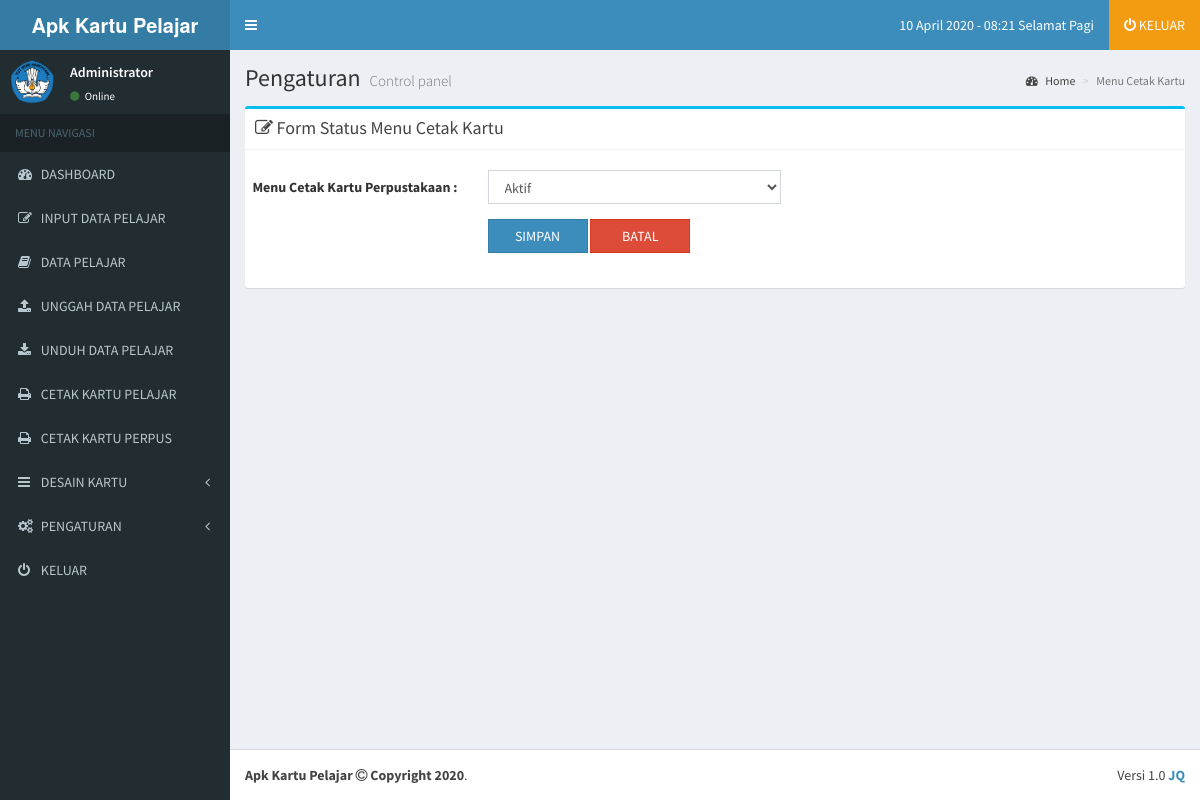
The app's page /administrator/blok_menu2.php (signed in) with its own data.
### tables this page shows
CREATE TABLE IF NOT EXISTS `identitas` (
`id` int(11) NOT NULL,
  `gambar` varchar(225) NOT NULL,
  `title` varchar(225) NOT NULL,
  `sekolah` varchar(225) NOT NULL,
  `kepsek` varchar(225) NOT NULL,
  `nip` varchar(225) NOT NULL,
  `jln` varchar(225) NOT NULL,
  `kel` varchar(225) NOT NULL,
  `kec` varchar(225) NOT NULL,
  `kab` varchar(225) NOT NULL,
  `prov` varchar(225) NOT NULL,
  `pos` varchar(225) NOT NULL,
  `telp` varchar(225) NOT NULL,
  `hp` varchar(225) NOT NULL,
  `email` varchar(225) NOT NULL,
  `web` varchar(225) NOT NULL
);

CREATE TABLE IF NOT EXISTS `users` (
  `username` varchar(50) NOT NULL,
  `password` varchar(255) NOT NULL,
  `nis` varchar(100) NOT NULL,
  `nisn` varchar(225) NOT NULL,
  `nama_lengkap` varchar(100) NOT NULL,
  `tmp_lhr` varchar(100) NOT NULL,
  `tgl_lhr` varchar(100) NOT NULL,
  `jk` varchar(100) NOT NULL,
  `email` varchar(100) NOT NULL,
  `alamat` varchar(225) NOT NULL,
  `no_telp` varchar(20) NOT NULL,
  `gambar` varchar(100) NOT NULL,
  `level` varchar(20) NOT NULL DEFAULT 'user',
  `blokir` enum('Y','N') NOT NULL DEFAULT 'N',
  `id_session` varchar(255) NOT NULL
);

CREATE TABLE IF NOT EXISTS `menu` (
`id` int(11) NOT NULL,
  `link` varchar(225) NOT NULL
);

### administrator/blok_menu2.php (the view, shortened to what this page needs)
<?php
  include '../config/koneksi.php';
?>
<!DOCTYPE html>
<html>
<head>
  <?php $r=mysqli_fetch_array(mysqli_query($koneksi, "SELECT * FROM identitas WHERE id = '1'")); ?>
  <link rel="stylesheet" href="../bootstrap/css/bootstrap.min.css">
  <link rel="stylesheet" href="https://cdnjs.cloudflare.com/ajax/libs/font-awesome/4.5.0/css/font-awesome.min.css">
  <link rel="stylesheet" href="https://cdnjs.cloudflare.com/ajax/libs/ionicons/2.0.1/css/ionicons.min.css">
  <link rel="stylesheet" href="../dist/css/AdminLTE.min.css">
  <link rel="stylesheet" href="../dist/css/skins/_all-skins.min.css">
  <link rel="stylesheet" href="../plugins/iCheck/flat/blue.css">
  <link rel="stylesheet" href="../plugins/morris/morris.css">
  <link rel="stylesheet" href="../plugins/jvectormap/jquery-jvectormap-1.2.2.css">
  <link rel="stylesheet" href="../plugins/datepicker/datepicker3.css">
  <link rel="stylesheet" href="../plugins/daterangepicker/daterangepicker.css">
  <link rel="stylesheet" href="../plugins/bootstrap-wysihtml5/bootstrap3-wysihtml5.min.css">
</head>
<body class="hold-transition skin-blue layout-boxed sidebar-mini" data-spy="scroll" data-target="#scrollspy">
<div class="wrapper">
  <?php include "menu.php";?>
  <div class='content-wrapper'>
    <section class='content-header'>
      <h1>
        Pengaturan
        <small>Control panel</small>
      </h1>
      <ol class='breadcrumb'>
        <li><a href='home'><i class='fa fa-dashboard'></i> Home</a></li>
        <li class='active'>Menu Cetak Kartu</li>
      </ol>
    </section>
    <section class='content'>
      <div class='row'>
        <div class='col-md-12'>
          <div class='box box-info'>
            <div class='box-header with-border'>
              <h3 class='box-title'><i class='fa fa-edit'></i> Form Status Menu Cetak Kartu</h3>
            </div>
            <?php
              $y=mysqli_fetch_array(mysqli_query($koneksi, "SELECT * FROM menu where id='2'"));
            ?>
            <form class='form-horizontal' role='form' method=POST action='aksi/menu/menu2.php' enctype='multipart/form-data'><br>
              <div class='form-group'>
                <label class='col-sm-3 control-label'>Menu Cetak Kartu Perpustakaan : </label>
                <div class='col-sm-4'>
                  <select name="a" class="form-control">
                    <option value="<?php echo "$y[link]";?>">
                      <?php
                        if ($y[link]=='printkartuperpus')
                          { echo "Aktif"; }
                        else if ($y[link]=='blokmenucetakkaper')
                          { echo "Blokir"; };
                      ?>
                    </option>
                  </select>
                </div>
              </div>
              <div class='form-group'>
                <label class='col-sm-3 control-label'></label>
                <div class='col-sm-6'>
                  <button style="width: 100px" type="submit" name="simpan" class="btn btn-flat btn-primary">SIMPAN</button>
                      <a href="home"><button style="width: 100px" type="button" class="btn btn-flat btn-danger">BATAL</button></a>
                </div>
              </div><br>
            </form>
          </div>
        </div>
      </div>
    </section>
  </div>
  <?php include "footer.php";?>
</div>
</body>
</html>

### administrator/menu.php (shortened to what this page needs)
<header class="main-header">
   <a href="index.php" class="logo">
     <span class="logo-lg"><b><?php echo "$r[title]";?></b></span>
   </a>
   <nav class="navbar navbar-static-top">
     <a href="#" class="sidebar-toggle" data-toggle="offcanvas" role="button">
     </a>
     <div class="navbar-custom-menu">
       <ul class="nav navbar-nav">
         <li>
           <a href="home">
             <span><?php
             $tanggal = date ("d");
             $bulan = array(1=>"Januari","Februari","Maret", "April", "Mei", "Juni","Juli","Agustus","September","Oktober", "November","Desember");
             $bulan = $bulan[date("n")];
             $tahun = date("Y");
             echo $tanggal ." ". $bulan ." ". $tahun;
             $jam=date("H:i");
             echo " - ". $jam." "."";
             $a = date ("H");
              if (($a>=1) && ($a<=10)){
             echo " Selamat Pagi";
             }
             ?></span>
           </a>
         </li>
         <li class="bg-yellow">
           <a href="logoutsystem">
             <i class="fa fa-power-off"></i> <span> KELUAR</span>
           </a>
         </li>
       </ul>
     </div>
   </nav>
 </header>
 <aside class="main-sidebar">
   <section class="sidebar">
     <div class="user-panel">
       <div class="pull-left image">
         <?php $users=mysqli_fetch_array(mysqli_query($koneksi, "SELECT * FROM users")); ?>
         <img src="../img/<?php if (trim($users['gambar']) == ''){ echo "blank.png"; }else{ echo $users['gambar']; } ?>" class="img-circle" alt="User Image">
       </div>
       <div class="pull-left info">
         <p><?php echo "$users[nama_lengkap]"; ?></p>
         <a href="#"><i class="fa fa-circle text-success"></i> Online</a>
       </div>
     </div>
     <ul class="sidebar-menu">
       <li class="header">MENU NAVIGASI</li>
       <li class="treeview">
         <a href="home">
           <i class="fa fa-dashboard"></i>
           <span>DASHBOARD</span>
         </a>
       </li>
       <li class="treeview">
         <a href="inputpelajar">
           <i class="fa fa-edit"></i>
           <span>INPUT DATA PELAJAR</span>
         </a>
       </li>
       <li class="treeview">
         <a href="allpelajar">
           <i class="fa fa-book"></i> <span>DATA PELAJAR</span>
         </a>
       </li>
       <li class="treeview">
         <a href="uploadpelajar">
           <i class="fa fa-upload"></i>
           <span>UNGGAH DATA PELAJAR</span>
         </a>
       </li>
       <li class="treeview">
         <a target="blank" href="downloadpelajar">
           <i class="fa fa-download"></i>
           <span>UNDUH DATA PELAJAR</span>
         </a>
       </li>
       <li class="treeview">
         <a href="printkartupelajar">
           <i class="fa fa-print"></i> <span>CETAK KARTU PELAJAR</span>
         </a>
       </li>
       <li class="treeview">
         <a href="printkartuperpus">
           <i class="fa fa-print"></i> <span>CETAK KARTU PERPUS</span>
         </a>
       </li>
       <li class="treeview">
         <a href="designkartu">
           <i class="fa fa-bars"></i> <span>DESAIN KARTU</span>
           <span class="pull-right-container">
             <i class="fa fa-angle-left pull-right"></i>
           </span>
         </a>
       </li>
       <li class="treeview">
         <a href="#">
           <i class="fa fa-gears"></i> <span>PENGATURAN</span>
           <span class="pull-right-container">
             <i class="fa fa-angle-left pull-right"></i>
           </span>
         </a>
       </li>
       <li>
         <a href="logoutsystem">
           <i class="fa fa-power-off"></i> <span>KELUAR</span>
         </a>
       </li>
     </ul>
   </section>
 </aside>

### administrator/footer.php
<footer class="main-footer">
    <div class="pull-right hidden-xs">
      Versi 1.0  <a target="_blank" href="#"><b>JQ</b></a>
    </div>
    <b><?php echo "$r[title]";?> <i class="fa fa-copyright"></i> Copyright <?php echo date("Y");?></b>.
  </footer>

### records on screen
identitas: title "Apk Kartu Pelajar"
users: gambar (picture), nama_lengkap "Administrator"
menu: a "Aktif"

### other values on screen
$tanggal "10"
$bulan "April"
